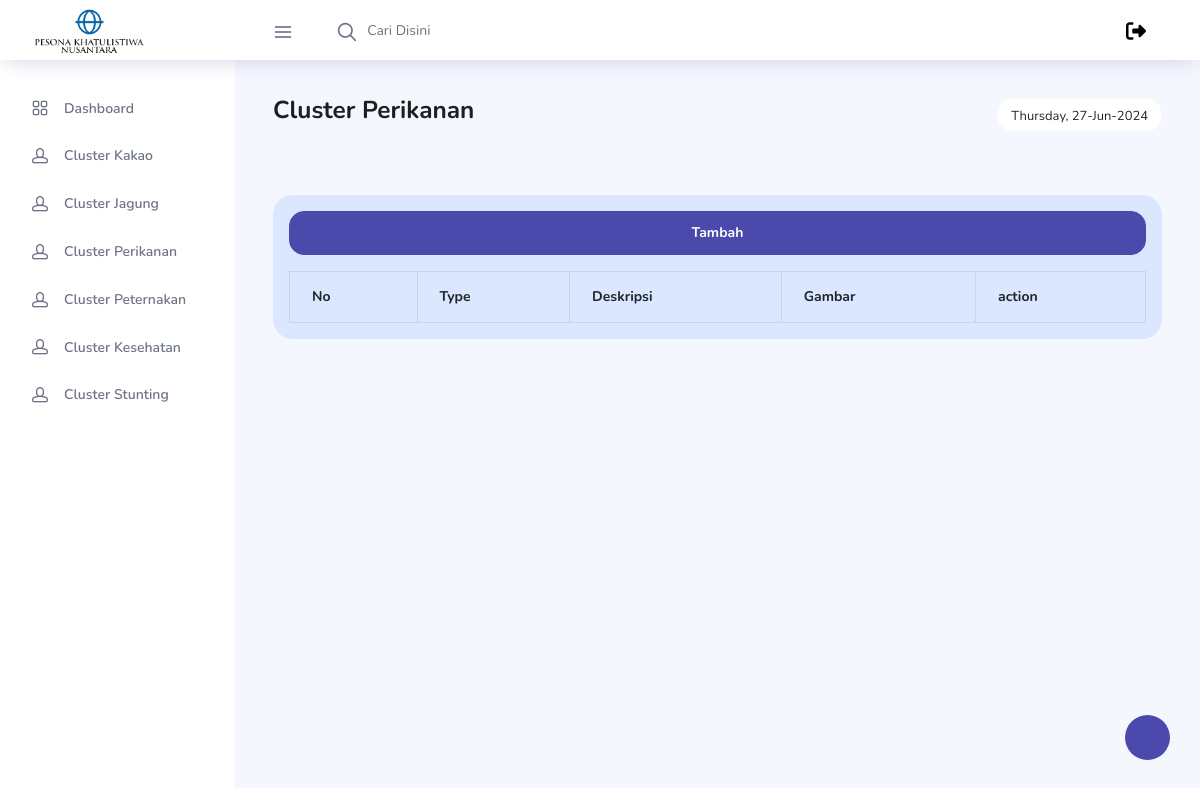
Page /admin/cluster-Perikanan.php?type=Perikanan (signed in) on the earlier database version.
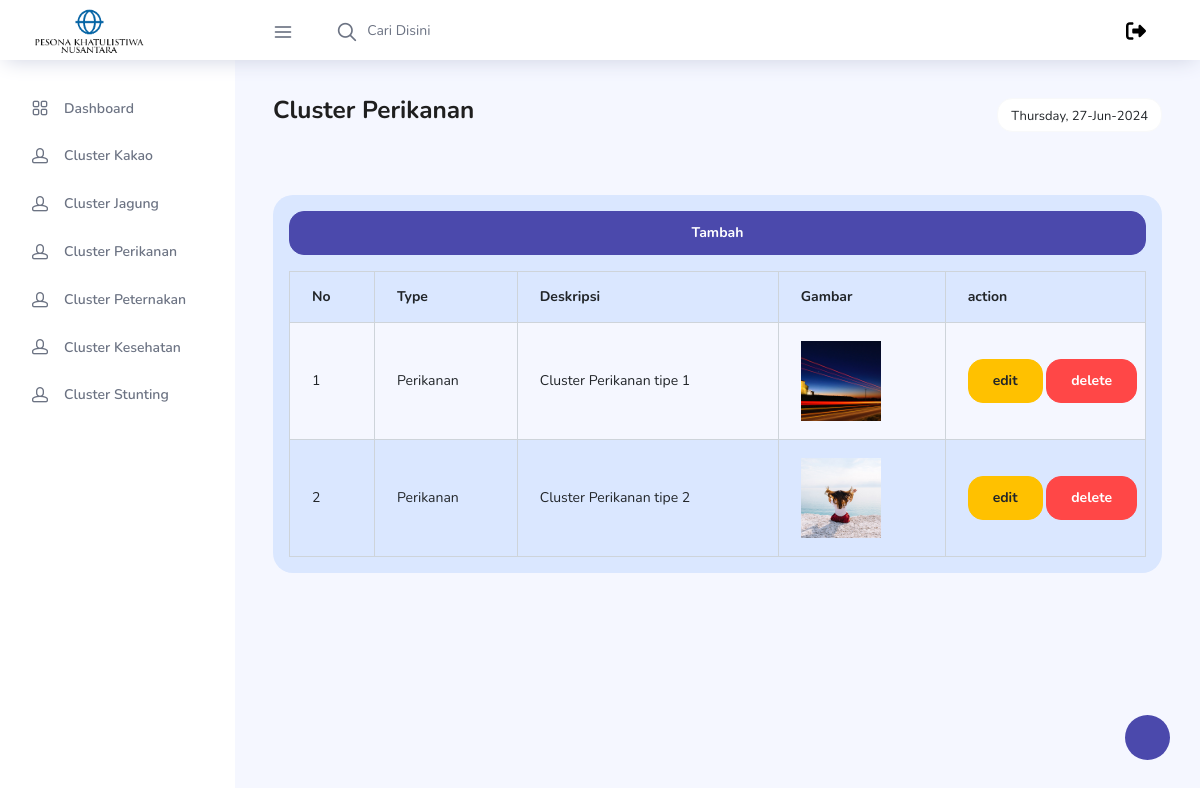
Same page on the later database version.
### tables this page shows
CREATE TABLE `tbl_cluster` (
  `id_cluster` int(11) NOT NULL,
  `image_cluster` varchar(500) NOT NULL,
  `desc_cluster` varchar(550) NOT NULL,
  `type_cluster` varchar(225) NOT NULL,
  `menu_cluster` varchar(225) NOT NULL,
  `sub_menu_cluster` varchar(225) NOT NULL
);

### admin/cluster-Perikanan.php (the view, shortened to what the changed rows need)
<?php
    include_once('../Koneksi/config.php');
    $info = $_GET['type'];
    $data = mysqli_query($mysqli, "SELECT * FROM `tbl_cluster` WHERE `type_cluster`='$info'");
        $type = ["Kakao", "Jagung", "Perikanan", "Peternakan", "Kesehatan", "Stunting"];
    $no=0;
?>
<!DOCTYPE html>
<html lang="en">
  <head>
    <link rel="stylesheet" href="../vendors/feather/feather.css" />
    <link rel="stylesheet" href="../vendors/ti-icons/css/themify-icons.css" />
    <link rel="stylesheet" href="../vendors/css/vendor.bundle.base.css" />
    <link rel="stylesheet" href="../vendors/datatables.net-bs4/dataTables.bootstrap4.css" />
    <link rel="stylesheet" href="../vendors/ti-icons/css/themify-icons.css" />
    <link rel="stylesheet" type="text/css" href="../js/select.dataTables.min.css" />
    <link rel="stylesheet" href="../css/vertical-layout-light/style.css" />
  </head>
  <body>
    <div class="container-scroller">
      <div class="container-fluid page-body-wrapper">
        <nav class="sidebar sidebar-offcanvas" id="sidebar">
          <ul class="nav">
            <?php
               for($i=0; $i < count($type); $i++){
            ?>
            <li class="nav-item" >
            <a class="nav-link" href="cluster-<?=$type[$i] ?>.php?type=<?=$type[$i] ?>">
                <i class="icon-head menu-icon"></i>
                <span class="menu-title">Cluster <?=$type[$i] ?></span>
              </a>
            </li>
            <?php
                }
            ?>
          </ul>
        </nav>
        <div class="main-panel">
          <div class="content-wrapper">
            <div class="row">
              <div class="col-md-12 grid-margin stretch-card">
                <div class="card tale-bg p-3">
                    <div class="table-responsive">
                        <table class="table table-striped table-bordered" id="dataTable" width="100%" cellspacing="0">
                            <thead>
                                <tr>
                                    <th>No</th>
                                    <th>Type</th>
                                    <th>Deskripsi</th>
                                    <th>Gambar</th>
                                    <th>action</th>
                                </tr>
                            </thead>
                            <tbody>
                                <?php
                                    while ($cluster = mysqli_fetch_array($data)) {
                                        $no++;
                                ?>
                                <tr>
                                    <td><?=$no; ?></td>
                                    <td><?=$cluster['type_cluster'] ?></td>
                                    <td><?=$cluster['desc_cluster'] ?></td>
                                    <td><img src="../images/cluster/<?=$cluster['image_cluster'] ?>"  alt="" height="80" width="80" style="border-radius: 0; width:80px; height:80px; object-fit:cover;"> </td>
                                    <td style="max-width: 150px;">
                                        <a href="edit.php?id=<?=$cluster['id_cluster']?>&type=<?=$cluster['type_cluster'] ?>" class="btn btn-warning"><b>edit</b></a>
                                        <a href="delete.php?id=<?=$cluster['id_cluster']?>&type=<?=$cluster['type_cluster'] ?>" class="btn btn-danger" onclick="return confirm('Apakah anda yakin?')" ><b>delete</b><a>
                                    </td>
                                </tr>
                                <?php
                                    }
                                ?>
                            </tbody>
                        </table>
                    </div>
                </div>
              </div>
            </div>
  </body>
</html>

Differences in the rows shown:
added tbl_cluster: type_cluster "Perikanan", desc_cluster "Cluster Perikanan tipe 1", image_cluster (picture)
added tbl_cluster: type_cluster "Perikanan", desc_cluster "Cluster Perikanan tipe 2", image_cluster (picture)
